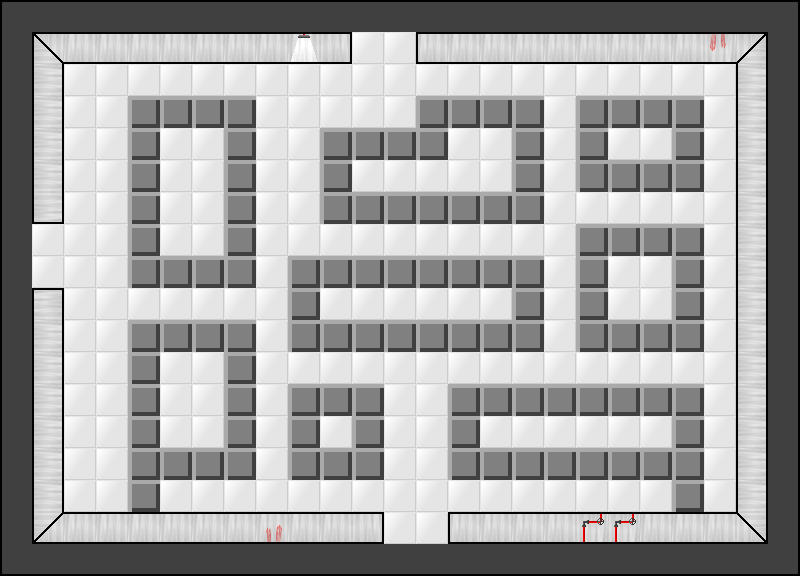

The image is a tile-based game level rendered from a .tmx file. Its description and source (layers, tilesets, objects; grid data summarised) follow:
An orthogonal 25x18 tile map with 32x32 px tiles, 2 tile layers (Tile Layer 2, Tile Layer 1) and 48 objects (40x hiddenpit, 4x laser, 3x door, sign).

<map version="1.0" orientation="orthogonal" width="25" height="18" tilewidth="32" tileheight="32">
 <tileset firstgid="1" name="tile" tilewidth="32" tileheight="32">
  <image source="../graphics/room_tileset.png" width="192" height="256" />
 </tileset>
 <layer name="Tile Layer 2" width="25" height="18">
  <data>[450 cells, 450 non-empty, 1 distinct tile ids]</data>
 </layer>
 <layer name="Tile Layer 1" width="25" height="18">
  <data>[450 cells, 266 non-empty, 23 distinct tile ids]</data>
 </layer>
 <objectgroup name="Object Layer 1" width="25" height="18">
  <object name="DOOR" type="door" x="352" y="32" width="64" height="32" />
  <object name="DOOR" type="door" x="384" y="512" width="64" height="32" />
  <object name="DOOR" type="door" x="32" y="224" width="32" height="64" />
  <object type="laser" x="96" y="480" width="32" height="32" />
  <object type="laser" x="416" y="224" width="32" height="32" />
  <object type="laser" x="256" y="288" width="32" height="32" />
  <object type="laser" x="704" y="480" width="32" height="32" />
  <object type="hiddenpit" x="160" y="160" width="32" height="32" />
  <object type="hiddenpit" x="160" y="128" width="32" height="32" />
  <object type="hiddenpit" x="192" y="160" width="32" height="32" />
  <object type="hiddenpit" x="160" y="192" width="32" height="32" />
  <object type="hiddenpit" x="192" y="224" width="32" height="32" />
  <object type="hiddenpit" x="160" y="224" width="32" height="32" />
  <object type="hiddenpit" x="192" y="128" width="32" height="32" />
  <object type="hiddenpit" x="192" y="192" width="32" height="32" />
  <object type="hiddenpit" x="384" y="160" width="32" height="32" />
  <object type="hiddenpit" x="352" y="160" width="32" height="32" />
  <object type="hiddenpit" x="448" y="160" width="32" height="32" />
  <object type="hiddenpit" x="416" y="160" width="32" height="32" />
  <object type="hiddenpit" x="448" y="128" width="32" height="32" />
  <object type="hiddenpit" x="160" y="384" width="32" height="32" />
  <object type="hiddenpit" x="160" y="352" width="32" height="32" />
  <object type="hiddenpit" x="192" y="352" width="32" height="32" />
  <object type="hiddenpit" x="192" y="384" width="32" height="32" />
  <object type="hiddenpit" x="192" y="416" width="32" height="32" />
  <object type="hiddenpit" x="160" y="416" width="32" height="32" />
  <object type="hiddenpit" x="480" y="128" width="32" height="32" />
  <object type="hiddenpit" x="480" y="160" width="32" height="32" />
  <object type="hiddenpit" x="320" y="288" width="32" height="32" />
  <object type="hiddenpit" x="352" y="288" width="32" height="32" />
  <object type="hiddenpit" x="384" y="288" width="32" height="32" />
  <object type="hiddenpit" x="416" y="288" width="32" height="32" />
  <object type="hiddenpit" x="448" y="288" width="32" height="32" />
  <object type="hiddenpit" x="480" y="288" width="32" height="32" />
  <object type="hiddenpit" x="320" y="416" width="32" height="32" />
  <object type="hiddenpit" x="480" y="416" width="32" height="32" />
  <object type="hiddenpit" x="576" y="416" width="32" height="32" />
  <object type="hiddenpit" x="608" y="416" width="32" height="32" />
  <object type="hiddenpit" x="512" y="416" width="32" height="32" />
  <object type="hiddenpit" x="544" y="416" width="32" height="32" />
  <object type="hiddenpit" x="640" y="416" width="32" height="32" />
  <object type="hiddenpit" x="640" y="256" width="32" height="32" />
  <object type="hiddenpit" x="640" y="288" width="32" height="32" />
  <object type="hiddenpit" x="608" y="288" width="32" height="32" />
  <object type="hiddenpit" x="608" y="256" width="32" height="32" />
  <object type="hiddenpit" x="640" y="128" width="32" height="32" />
  <object type="hiddenpit" x="608" y="128" width="32" height="32" />
  <object name="Upon incineration, your ashes will be used as hydroponic fertiliser." type="sign" x="288" y="64" width="32" height="32">
   <properties>
    <property name="text" value="Upon incineration, your ashes will be used as hydroponic fertiliser." />
   </properties>
  </object>
 </objectgroup>
</map>
